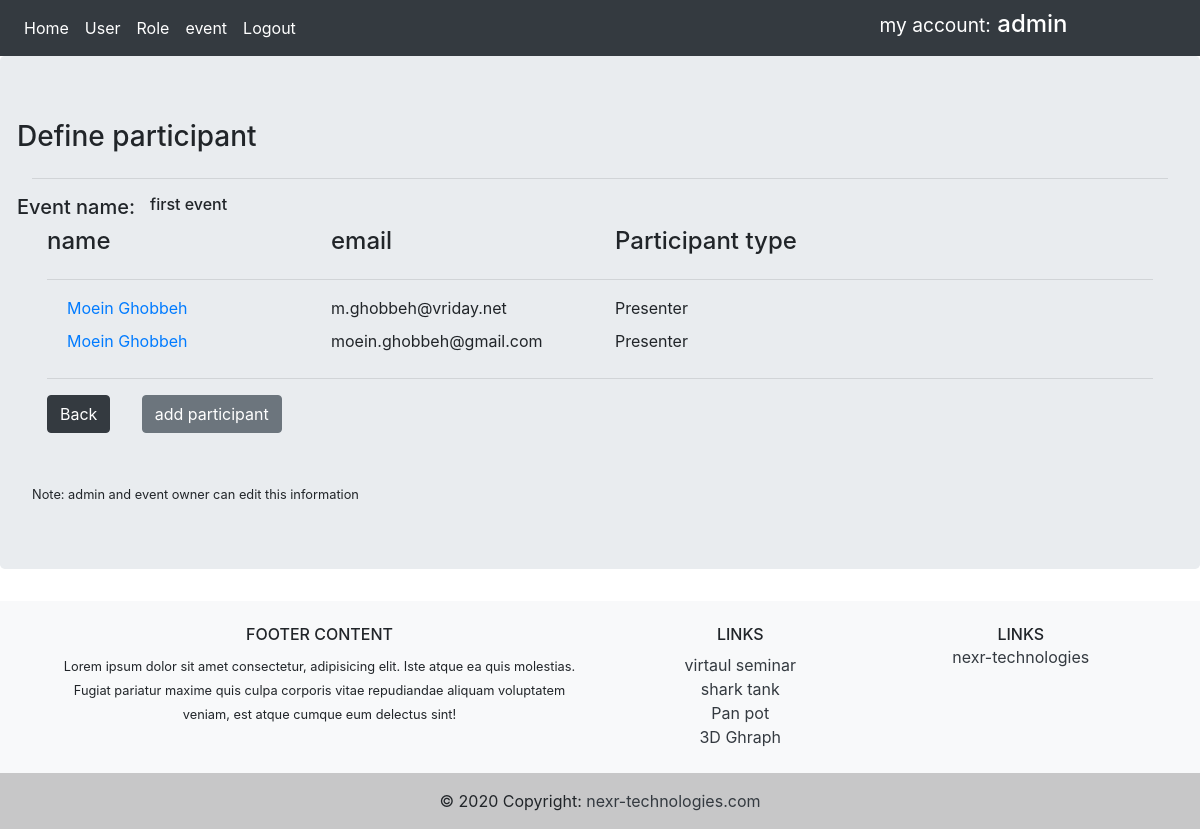
The app's page /participant/1 (signed in), older data.
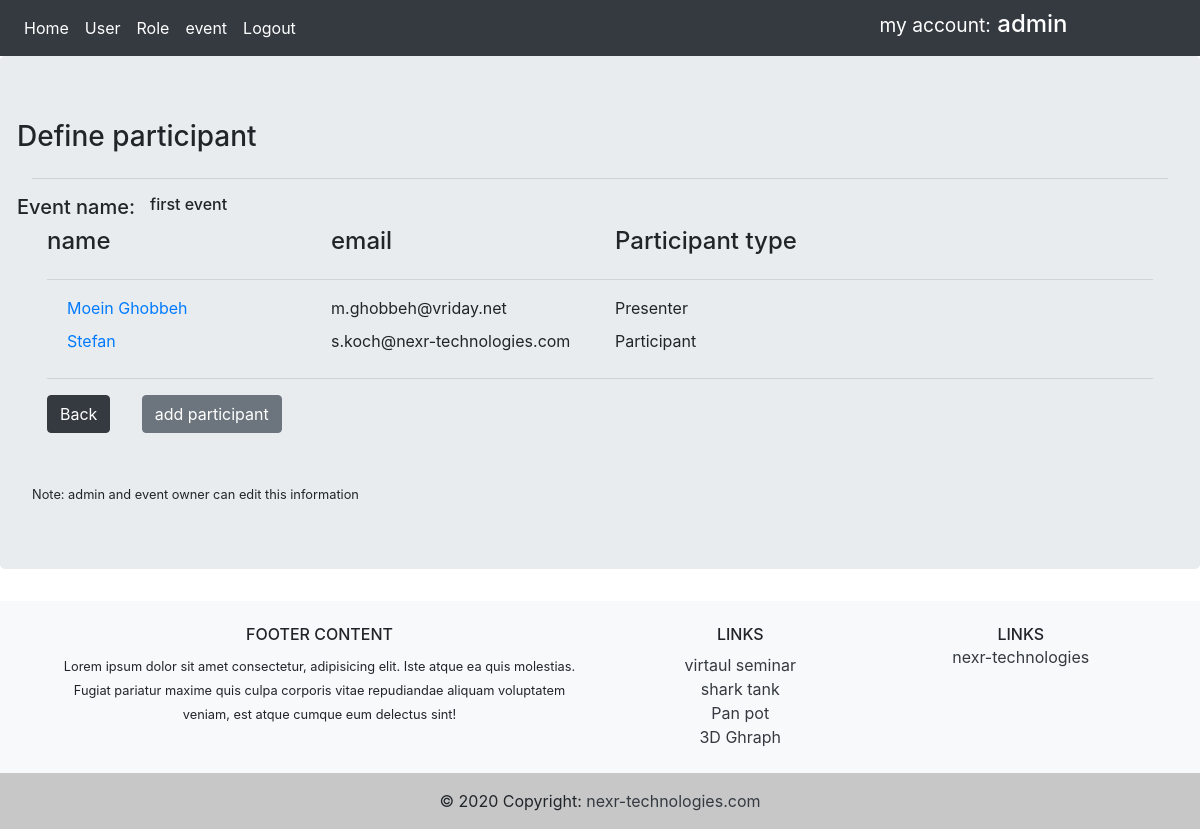
The same page, newer data.
### app/models.py (models this page shows, shortened)
class Participant(db.Model):
    id = db.Column(db.Integer, primary_key=True)
    name = db.Column(db.String(25), nullable=True)
    email = db.Column(db.String(50), nullable=False)
    event_id = db.Column(db.Integer, db.ForeignKey('event.id'), nullable=False)
    Participanttypes_id = db.Column(db.Integer, db.ForeignKey('participanttypes.id'), nullable=False)
    unique_id = db.Column(db.Integer, nullable=False)

class Participanttypes(db.Model):
    id = db.Column(db.Integer, primary_key=True)
    type = db.Column(db.String(50), nullable=False)
    parti = db.relationship(
        'Participant', backref='ParticipantTypes_id', lazy=True)

### app/routes.py (the view)
@app.route('/participant/<int:event_id>', methods=['GET', 'POST'])
@login_required
def participant(event_id):
    Access = checkAccess()
    participant = Participant.query.filter_by(event_id=event_id)
    event_name = ''
    if Event.query.filter_by(id=event_id).first():
        event_name = Event.query.filter_by(id=event_id).first().name
    return render_template('participant.html', form=participant, event_id=event_id, event_name=event_name, Access=Access)

### app/models.py (called while the page is built)
@login_manager.user_loader
def load_user(user_id):
    return User.query.get(int(user_id))

### app/routes.py (called while the page is built)
def checkAccess():
    Access = False
    user = Role.query.filter_by(rolename_id=2, user_id=current_user.id).first()
    if user or current_user.is_authenticated or current_user.username == 'admin':
        Access = True
    return Access

### app/templates/participant.html (shortened to what this page needs)
{% extends 'base.html' %}
{% block content %}
<form action="" method="POST">
    <div class="row">
        <div class="col-ms">
            <h3> Define participant </h3>
        </div>
    </div>
    <hr />
    <div class="row">
        <div class="col-ms">
            <h5>Event name:</h5>
        </div>
        <div class="col-2">
            <h6>  {{ event_name }} </h6>
        </div>
    </div>
    <div class="container">
        <div class="row">
            <div class="col-3">
                <h4>name</h4>
            </div>
            <div class="col-3">
                <h4>email</h4>
            </div>
            <div class="col-3">
                <h4> Participant type </h4>
            </div>
        </div>
        <hr />
        {% for participant in form %}
        <div class="row">
            <div class="col-3">
                <a href="{{ url_for('participantDetail', participant_id=participant.id , event_id=event_id) }}"
                    class="card-body">{{
                    participant.name }}</a>
            </div>
            <div class="col-3">
                {{ participant.email }}
            </div>
            <div class="col-3">
                {{ participant.ParticipantTypes_id.type }}
            </div>
        </div>
        {% endfor %}
        <hr />
        <div class="row">
            <div class="col-1">
                <a href="{{ url_for('eventdetail', event_id=event_id) }}" class="btn btn-dark">
                    Back</a>
            </div>
            <div class="col-2">
                {% if Access  %}
                <a href="{{ url_for('new_participant', event_id=event_id, event_name=event_name) }}"
                    class="btn btn-secondary">add participant</a>
                {% endif %}
            </div>
        </div>
        <br>
        <br>
        <div class="row">
            <div class="col=3">
                <small> Note: admin and event owner can edit this information </small>
            </div>
        </div>
    </div>
</form>
</div>
{% endblock %}

Row changes from the older to the newer data that the page shows:
removed Participant: name "Moein Ghobbeh", email "moein.ghobbeh@gmail.com", ParticipantTypes_id.type "Presenter"
added Participant: name "Stefan", email "s.koch@nexr-technologies.com", ParticipantTypes_id.type "Participant"
